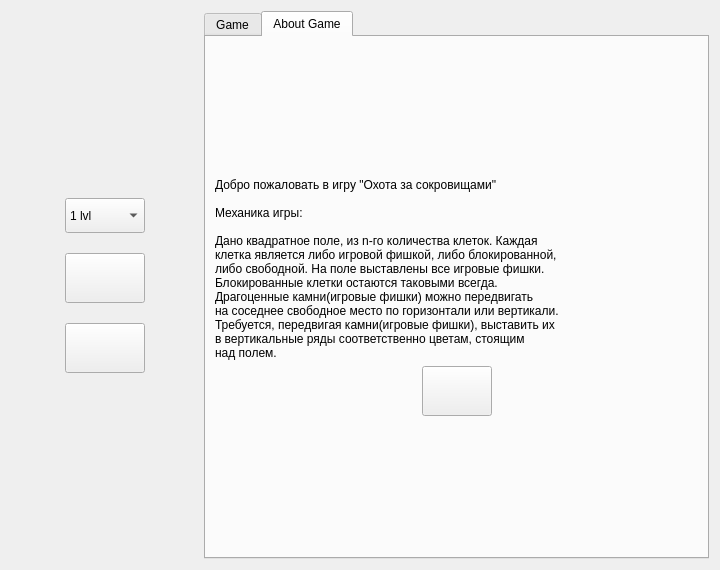
<?xml version="1.0" encoding="UTF-8"?>
<ui version="4.0">
 <class>Widget</class>
 <widget class="QWidget" name="Widget">
  <property name="geometry">
   <rect>
    <x>0</x>
    <y>0</y>
    <width>720</width>
    <height>570</height>
   </rect>
  </property>
  <property name="minimumSize">
   <size>
    <width>680</width>
    <height>550</height>
   </size>
  </property>
  <property name="maximumSize">
   <size>
    <width>720</width>
    <height>570</height>
   </size>
  </property>
  <property name="windowTitle">
   <string>In Search Of Treasure</string>
  </property>
  <property name="styleSheet">
   <string notr="true"/>
  </property>
  <layout class="QHBoxLayout" name="horizontalLayout_2">
   <item>
    <spacer name="horizontalSpacer_2">
     <property name="orientation">
      <enum>Qt::Horizontal</enum>
     </property>
     <property name="sizeHint" stdset="0">
      <size>
       <width>40</width>
       <height>20</height>
      </size>
     </property>
    </spacer>
   </item>
   <item>
    <layout class="QVBoxLayout" name="verticalLayout_2">
     <property name="spacing">
      <number>20</number>
     </property>
     <item>
      <spacer name="verticalSpacer_2">
       <property name="orientation">
        <enum>Qt::Vertical</enum>
       </property>
       <property name="sizeHint" stdset="0">
        <size>
         <width>20</width>
         <height>40</height>
        </size>
       </property>
      </spacer>
     </item>
     <item>
      <widget class="QComboBox" name="comboBox">
       <property name="minimumSize">
        <size>
         <width>80</width>
         <height>35</height>
        </size>
       </property>
       <property name="styleSheet">
        <string notr="true">QComboBox {
           font-size: 18px;
           color: gold;
           background: none;
           background-color: rgb(170, 118, 92);
           border: none;
           border-style: solid;
           border-width: 2px;
           border-radius: 12px;
           border-color: gray;
};</string>
       </property>
       <item>
        <property name="text">
         <string>1 lvl</string>
        </property>
       </item>
       <item>
        <property name="text">
         <string>2 lvl</string>
        </property>
       </item>
       <item>
        <property name="text">
         <string>3 lvl</string>
        </property>
       </item>
       <item>
        <property name="text">
         <string>4 lvl</string>
        </property>
       </item>
       <item>
        <property name="text">
         <string>5 lvl</string>
        </property>
       </item>
       <item>
        <property name="text">
         <string>6 lvl</string>
        </property>
       </item>
       <item>
        <property name="text">
         <string>7 lvl</string>
        </property>
       </item>
       <item>
        <property name="text">
         <string>8 lvl</string>
        </property>
       </item>
      </widget>
     </item>
     <item>
      <widget class="QPushButton" name="button_start_game">
       <property name="sizePolicy">
        <sizepolicy hsizetype="Expanding" vsizetype="Fixed">
         <horstretch>0</horstretch>
         <verstretch>0</verstretch>
        </sizepolicy>
       </property>
       <property name="minimumSize">
        <size>
         <width>0</width>
         <height>50</height>
        </size>
       </property>
       <property name="cursor">
        <cursorShape>PointingHandCursor</cursorShape>
       </property>
       <property name="text">
        <string/>
       </property>
      </widget>
     </item>
     <item>
      <widget class="QPushButton" name="button_about_game">
       <property name="sizePolicy">
        <sizepolicy hsizetype="Expanding" vsizetype="Fixed">
         <horstretch>0</horstretch>
         <verstretch>0</verstretch>
        </sizepolicy>
       </property>
       <property name="minimumSize">
        <size>
         <width>0</width>
         <height>50</height>
        </size>
       </property>
       <property name="cursor">
        <cursorShape>PointingHandCursor</cursorShape>
       </property>
       <property name="text">
        <string/>
       </property>
      </widget>
     </item>
     <item>
      <spacer name="verticalSpacer">
       <property name="orientation">
        <enum>Qt::Vertical</enum>
       </property>
       <property name="sizeHint" stdset="0">
        <size>
         <width>20</width>
         <height>40</height>
        </size>
       </property>
      </spacer>
     </item>
    </layout>
   </item>
   <item>
    <spacer name="horizontalSpacer">
     <property name="orientation">
      <enum>Qt::Horizontal</enum>
     </property>
     <property name="sizeHint" stdset="0">
      <size>
       <width>40</width>
       <height>20</height>
      </size>
     </property>
    </spacer>
   </item>
   <item>
    <widget class="QTabWidget" name="tabWidget">
     <property name="sizePolicy">
      <sizepolicy hsizetype="Fixed" vsizetype="Expanding">
       <horstretch>0</horstretch>
       <verstretch>0</verstretch>
      </sizepolicy>
     </property>
     <property name="minimumSize">
      <size>
       <width>70</width>
       <height>70</height>
      </size>
     </property>
     <property name="styleSheet">
      <string notr="true"/>
     </property>
     <property name="currentIndex">
      <number>1</number>
     </property>
     <widget class="QWidget" name="tab_1">
      <attribute name="title">
       <string>Game</string>
      </attribute>
      <layout class="QVBoxLayout" name="verticalLayout_3">
       <item>
        <spacer name="verticalSpacer_3">
         <property name="orientation">
          <enum>Qt::Vertical</enum>
         </property>
         <property name="sizeHint" stdset="0">
          <size>
           <width>20</width>
           <height>40</height>
          </size>
         </property>
        </spacer>
       </item>
       <item>
        <layout class="QGridLayout" name="gridLayout_2">
         <property name="leftMargin">
          <number>9</number>
         </property>
         <property name="topMargin">
          <number>9</number>
         </property>
         <property name="rightMargin">
          <number>9</number>
         </property>
         <property name="bottomMargin">
          <number>9</number>
         </property>
         <property name="spacing">
          <number>9</number>
         </property>
         <item row="3" column="1">
          <widget class="QPushButton" name="cell_3_1">
           <property name="sizePolicy">
            <sizepolicy hsizetype="Fixed" vsizetype="Fixed">
             <horstretch>0</horstretch>
             <verstretch>0</verstretch>
            </sizepolicy>
           </property>
           <property name="minimumSize">
            <size>
             <width>70</width>
             <height>70</height>
            </size>
           </property>
           <property name="cursor">
            <cursorShape>OpenHandCursor</cursorShape>
           </property>
           <property name="text">
            <string/>
           </property>
          </widget>
         </item>
         <item row="1" column="0">
          <widget class="QPushButton" name="cell_1_0">
           <property name="sizePolicy">
            <sizepolicy hsizetype="Fixed" vsizetype="Fixed">
             <horstretch>0</horstretch>
             <verstretch>0</verstretch>
            </sizepolicy>
           </property>
           <property name="minimumSize">
            <size>
             <width>70</width>
             <height>70</height>
            </size>
           </property>
           <property name="cursor">
            <cursorShape>OpenHandCursor</cursorShape>
           </property>
           <property name="text">
            <string/>
           </property>
          </widget>
         </item>
         <item row="0" column="5">
          <widget class="QPushButton" name="cell_0_5">
           <property name="minimumSize">
            <size>
             <width>70</width>
             <height>70</height>
            </size>
           </property>
           <property name="text">
            <string/>
           </property>
          </widget>
         </item>
         <item row="1" column="3">
          <widget class="QPushButton" name="cell_1_3">
           <property name="sizePolicy">
            <sizepolicy hsizetype="Fixed" vsizetype="Fixed">
             <horstretch>0</horstretch>
             <verstretch>0</verstretch>
            </sizepolicy>
           </property>
           <property name="minimumSize">
            <size>
             <width>70</width>
             <height>70</height>
            </size>
           </property>
           <property name="cursor">
            <cursorShape>OpenHandCursor</cursorShape>
           </property>
           <property name="text">
            <string/>
           </property>
          </widget>
         </item>
         <item row="0" column="4">
          <widget class="QPushButton" name="cell_0_4">
           <property name="sizePolicy">
            <sizepolicy hsizetype="Fixed" vsizetype="Fixed">
             <horstretch>0</horstretch>
             <verstretch>0</verstretch>
            </sizepolicy>
           </property>
           <property name="minimumSize">
            <size>
             <width>70</width>
             <height>70</height>
            </size>
           </property>
           <property name="cursor">
            <cursorShape>OpenHandCursor</cursorShape>
           </property>
           <property name="styleSheet">
            <string notr="true"/>
           </property>
           <property name="text">
            <string/>
           </property>
          </widget>
         </item>
         <item row="0" column="1">
          <widget class="QPushButton" name="cell_0_1">
           <property name="sizePolicy">
            <sizepolicy hsizetype="Fixed" vsizetype="Fixed">
             <horstretch>0</horstretch>
             <verstretch>0</verstretch>
            </sizepolicy>
           </property>
           <property name="minimumSize">
            <size>
             <width>70</width>
             <height>70</height>
            </size>
           </property>
           <property name="cursor">
            <cursorShape>OpenHandCursor</cursorShape>
           </property>
           <property name="text">
            <string/>
           </property>
          </widget>
         </item>
         <item row="4" column="4">
          <widget class="QPushButton" name="cell_4_4">
           <property name="sizePolicy">
            <sizepolicy hsizetype="Fixed" vsizetype="Fixed">
             <horstretch>0</horstretch>
             <verstretch>0</verstretch>
            </sizepolicy>
           </property>
           <property name="minimumSize">
            <size>
             <width>70</width>
             <height>70</height>
            </size>
           </property>
           <property name="cursor">
            <cursorShape>OpenHandCursor</cursorShape>
           </property>
           <property name="text">
            <string/>
           </property>
          </widget>
         </item>
         <item row="1" column="1">
          <widget class="QPushButton" name="cell_1_1">
           <property name="sizePolicy">
            <sizepolicy hsizetype="Fixed" vsizetype="Fixed">
             <horstretch>0</horstretch>
             <verstretch>0</verstretch>
            </sizepolicy>
           </property>
           <property name="minimumSize">
            <size>
             <width>70</width>
             <height>70</height>
            </size>
           </property>
           <property name="cursor">
            <cursorShape>OpenHandCursor</cursorShape>
           </property>
           <property name="text">
            <string/>
           </property>
          </widget>
         </item>
         <item row="1" column="4">
          <widget class="QPushButton" name="cell_1_4">
           <property name="sizePolicy">
            <sizepolicy hsizetype="Fixed" vsizetype="Fixed">
             <horstretch>0</horstretch>
             <verstretch>0</verstretch>
            </sizepolicy>
           </property>
           <property name="minimumSize">
            <size>
             <width>70</width>
             <height>70</height>
            </size>
           </property>
           <property name="cursor">
            <cursorShape>OpenHandCursor</cursorShape>
           </property>
           <property name="text">
            <string/>
           </property>
           <property name="checkable">
            <bool>false</bool>
           </property>
          </widget>
         </item>
         <item row="1" column="5">
          <widget class="QPushButton" name="cell_1_5">
           <property name="minimumSize">
            <size>
             <width>70</width>
             <height>70</height>
            </size>
           </property>
           <property name="text">
            <string/>
           </property>
          </widget>
         </item>
         <item row="2" column="4">
          <widget class="QPushButton" name="cell_2_4">
           <property name="sizePolicy">
            <sizepolicy hsizetype="Fixed" vsizetype="Fixed">
             <horstretch>0</horstretch>
             <verstretch>0</verstretch>
            </sizepolicy>
           </property>
           <property name="minimumSize">
            <size>
             <width>70</width>
             <height>70</height>
            </size>
           </property>
           <property name="cursor">
            <cursorShape>OpenHandCursor</cursorShape>
           </property>
           <property name="text">
            <string/>
           </property>
          </widget>
         </item>
         <item row="2" column="5">
          <widget class="QPushButton" name="cell_2_5">
           <property name="minimumSize">
            <size>
             <width>70</width>
             <height>70</height>
            </size>
           </property>
           <property name="text">
            <string/>
           </property>
          </widget>
         </item>
         <item row="4" column="5">
          <widget class="QPushButton" name="cell_4_5">
           <property name="minimumSize">
            <size>
             <width>70</width>
             <height>70</height>
            </size>
           </property>
           <property name="text">
            <string/>
           </property>
          </widget>
         </item>
         <item row="2" column="1">
          <widget class="QPushButton" name="cell_2_1">
           <property name="sizePolicy">
            <sizepolicy hsizetype="Fixed" vsizetype="Fixed">
             <horstretch>0</horstretch>
             <verstretch>0</verstretch>
            </sizepolicy>
           </property>
           <property name="minimumSize">
            <size>
             <width>70</width>
             <height>70</height>
            </size>
           </property>
           <property name="cursor">
            <cursorShape>OpenHandCursor</cursorShape>
           </property>
           <property name="text">
            <string/>
           </property>
          </widget>
         </item>
         <item row="1" column="2">
          <widget class="QPushButton" name="cell_1_2">
           <property name="sizePolicy">
            <sizepolicy hsizetype="Fixed" vsizetype="Fixed">
             <horstretch>0</horstretch>
             <verstretch>0</verstretch>
            </sizepolicy>
           </property>
           <property name="minimumSize">
            <size>
             <width>70</width>
             <height>70</height>
            </size>
           </property>
           <property name="cursor">
            <cursorShape>OpenHandCursor</cursorShape>
           </property>
           <property name="text">
            <string/>
           </property>
          </widget>
         </item>
         <item row="3" column="0">
          <widget class="QPushButton" name="cell_3_0">
           <property name="sizePolicy">
            <sizepolicy hsizetype="Fixed" vsizetype="Fixed">
             <horstretch>0</horstretch>
             <verstretch>0</verstretch>
            </sizepolicy>
           </property>
           <property name="minimumSize">
            <size>
             <width>70</width>
             <height>70</height>
            </size>
           </property>
           <property name="cursor">
            <cursorShape>OpenHandCursor</cursorShape>
           </property>
           <property name="text">
            <string/>
           </property>
          </widget>
         </item>
         <item row="3" column="3">
          <widget class="QPushButton" name="cell_3_3">
           <property name="sizePolicy">
            <sizepolicy hsizetype="Fixed" vsizetype="Fixed">
             <horstretch>0</horstretch>
             <verstretch>0</verstretch>
            </sizepolicy>
           </property>
           <property name="minimumSize">
            <size>
             <width>70</width>
             <height>70</height>
            </size>
           </property>
           <property name="cursor">
            <cursorShape>OpenHandCursor</cursorShape>
           </property>
           <property name="text">
            <string/>
           </property>
          </widget>
         </item>
         <item row="3" column="2">
          <widget class="QPushButton" name="cell_3_2">
           <property name="sizePolicy">
            <sizepolicy hsizetype="Fixed" vsizetype="Fixed">
             <horstretch>0</horstretch>
             <verstretch>0</verstretch>
            </sizepolicy>
           </property>
           <property name="minimumSize">
            <size>
             <width>70</width>
             <height>70</height>
            </size>
           </property>
           <property name="cursor">
            <cursorShape>OpenHandCursor</cursorShape>
           </property>
           <property name="text">
            <string/>
           </property>
          </widget>
         </item>
         <item row="2" column="3">
          <widget class="QPushButton" name="cell_2_3">
           <property name="sizePolicy">
            <sizepolicy hsizetype="Fixed" vsizetype="Fixed">
             <horstretch>0</horstretch>
             <verstretch>0</verstretch>
            </sizepolicy>
           </property>
           <property name="minimumSize">
            <size>
             <width>70</width>
             <height>70</height>
            </size>
           </property>
           <property name="cursor">
            <cursorShape>OpenHandCursor</cursorShape>
           </property>
           <property name="text">
            <string/>
           </property>
          </widget>
         </item>
         <item row="4" column="0">
          <widget class="QPushButton" name="cell_4_0">
           <property name="sizePolicy">
            <sizepolicy hsizetype="Fixed" vsizetype="Fixed">
             <horstretch>0</horstretch>
             <verstretch>0</verstretch>
            </sizepolicy>
           </property>
           <property name="minimumSize">
            <size>
             <width>70</width>
             <height>70</height>
            </size>
           </property>
           <property name="cursor">
            <cursorShape>OpenHandCursor</cursorShape>
           </property>
           <property name="text">
            <string/>
           </property>
          </widget>
         </item>
         <item row="4" column="1">
          <widget class="QPushButton" name="cell_4_1">
           <property name="sizePolicy">
            <sizepolicy hsizetype="Fixed" vsizetype="Fixed">
             <horstretch>0</horstretch>
             <verstretch>0</verstretch>
            </sizepolicy>
           </property>
           <property name="minimumSize">
            <size>
             <width>70</width>
             <height>70</height>
            </size>
           </property>
           <property name="cursor">
            <cursorShape>OpenHandCursor</cursorShape>
           </property>
           <property name="text">
            <string/>
           </property>
          </widget>
         </item>
         <item row="0" column="3">
          <widget class="QPushButton" name="cell_0_3">
           <property name="sizePolicy">
            <sizepolicy hsizetype="Fixed" vsizetype="Fixed">
             <horstretch>0</horstretch>
             <verstretch>0</verstretch>
            </sizepolicy>
           </property>
           <property name="minimumSize">
            <size>
             <width>70</width>
             <height>70</height>
            </size>
           </property>
           <property name="cursor">
            <cursorShape>OpenHandCursor</cursorShape>
           </property>
           <property name="styleSheet">
            <string notr="true"/>
           </property>
           <property name="text">
            <string/>
           </property>
          </widget>
         </item>
         <item row="2" column="0">
          <widget class="QPushButton" name="cell_2_0">
           <property name="sizePolicy">
            <sizepolicy hsizetype="Fixed" vsizetype="Fixed">
             <horstretch>0</horstretch>
             <verstretch>0</verstretch>
            </sizepolicy>
           </property>
           <property name="minimumSize">
            <size>
             <width>70</width>
             <height>70</height>
            </size>
           </property>
           <property name="cursor">
            <cursorShape>OpenHandCursor</cursorShape>
           </property>
           <property name="text">
            <string/>
           </property>
          </widget>
         </item>
         <item row="3" column="5">
          <widget class="QPushButton" name="cell_3_5">
           <property name="minimumSize">
            <size>
             <width>70</width>
             <height>70</height>
            </size>
           </property>
           <property name="text">
            <string/>
           </property>
          </widget>
         </item>
         <item row="2" column="2">
          <widget class="QPushButton" name="cell_2_2">
           <property name="sizePolicy">
            <sizepolicy hsizetype="Fixed" vsizetype="Fixed">
             <horstretch>0</horstretch>
             <verstretch>0</verstretch>
            </sizepolicy>
           </property>
           <property name="minimumSize">
            <size>
             <width>70</width>
             <height>70</height>
            </size>
           </property>
           <property name="cursor">
            <cursorShape>OpenHandCursor</cursorShape>
           </property>
           <property name="text">
            <string/>
           </property>
          </widget>
         </item>
         <item row="0" column="0">
          <widget class="QPushButton" name="cell_0_0">
           <property name="sizePolicy">
            <sizepolicy hsizetype="Fixed" vsizetype="Fixed">
             <horstretch>0</horstretch>
             <verstretch>0</verstretch>
            </sizepolicy>
           </property>
           <property name="minimumSize">
            <size>
             <width>70</width>
             <height>70</height>
            </size>
           </property>
           <property name="cursor">
            <cursorShape>OpenHandCursor</cursorShape>
           </property>
           <property name="styleSheet">
            <string notr="true"/>
           </property>
           <property name="text">
            <string/>
           </property>
          </widget>
         </item>
         <item row="4" column="3">
          <widget class="QPushButton" name="cell_4_3">
           <property name="sizePolicy">
            <sizepolicy hsizetype="Fixed" vsizetype="Fixed">
             <horstretch>0</horstretch>
             <verstretch>0</verstretch>
            </sizepolicy>
           </property>
           <property name="minimumSize">
            <size>
             <width>70</width>
             <height>70</height>
            </size>
           </property>
           <property name="cursor">
            <cursorShape>OpenHandCursor</cursorShape>
           </property>
           <property name="text">
            <string/>
           </property>
          </widget>
         </item>
         <item row="4" column="2">
          <widget class="QPushButton" name="cell_4_2">
           <property name="sizePolicy">
            <sizepolicy hsizetype="Fixed" vsizetype="Fixed">
             <horstretch>0</horstretch>
             <verstretch>0</verstretch>
            </sizepolicy>
           </property>
           <property name="minimumSize">
            <size>
             <width>70</width>
             <height>70</height>
            </size>
           </property>
           <property name="cursor">
            <cursorShape>OpenHandCursor</cursorShape>
           </property>
           <property name="text">
            <string/>
           </property>
          </widget>
         </item>
         <item row="0" column="2">
          <widget class="QPushButton" name="cell_0_2">
           <property name="sizePolicy">
            <sizepolicy hsizetype="Fixed" vsizetype="Fixed">
             <horstretch>0</horstretch>
             <verstretch>0</verstretch>
            </sizepolicy>
           </property>
           <property name="minimumSize">
            <size>
             <width>70</width>
             <height>70</height>
            </size>
           </property>
           <property name="cursor">
            <cursorShape>OpenHandCursor</cursorShape>
           </property>
           <property name="text">
            <string/>
           </property>
          </widget>
         </item>
         <item row="3" column="4">
          <widget class="QPushButton" name="cell_3_4">
           <property name="sizePolicy">
            <sizepolicy hsizetype="Fixed" vsizetype="Fixed">
             <horstretch>0</horstretch>
             <verstretch>0</verstretch>
            </sizepolicy>
           </property>
           <property name="minimumSize">
            <size>
             <width>70</width>
             <height>70</height>
            </size>
           </property>
           <property name="cursor">
            <cursorShape>OpenHandCursor</cursorShape>
           </property>
           <property name="text">
            <string/>
           </property>
          </widget>
         </item>
         <item row="5" column="0">
          <widget class="QPushButton" name="cell_5_0">
           <property name="minimumSize">
            <size>
             <width>70</width>
             <height>70</height>
            </size>
           </property>
           <property name="text">
            <string/>
           </property>
          </widget>
         </item>
         <item row="5" column="1">
          <widget class="QPushButton" name="cell_5_1">
           <property name="minimumSize">
            <size>
             <width>70</width>
             <height>70</height>
            </size>
           </property>
           <property name="text">
            <string/>
           </property>
          </widget>
         </item>
         <item row="5" column="2">
          <widget class="QPushButton" name="cell_5_2">
           <property name="minimumSize">
            <size>
             <width>70</width>
             <height>70</height>
            </size>
           </property>
           <property name="text">
            <string/>
           </property>
          </widget>
         </item>
         <item row="5" column="3">
          <widget class="QPushButton" name="cell_5_3">
           <property name="minimumSize">
            <size>
             <width>70</width>
             <height>70</height>
            </size>
           </property>
           <property name="text">
            <string/>
           </property>
          </widget>
         </item>
         <item row="5" column="4">
          <widget class="QPushButton" name="cell_5_4">
           <property name="minimumSize">
            <size>
             <width>70</width>
             <height>70</height>
            </size>
           </property>
           <property name="text">
            <string/>
           </property>
          </widget>
         </item>
         <item row="5" column="5">
          <widget class="QPushButton" name="cell_5_5">
           <property name="minimumSize">
            <size>
             <width>70</width>
             <height>70</height>
            </size>
           </property>
           <property name="text">
            <string/>
           </property>
          </widget>
         </item>
        </layout>
       </item>
       <item>
        <spacer name="verticalSpacer_4">
         <property name="orientation">
          <enum>Qt::Vertical</enum>
         </property>
         <property name="sizeHint" stdset="0">
          <size>
           <width>20</width>
           <height>40</height>
          </size>
         </property>
        </spacer>
       </item>
      </layout>
     </widget>
     <widget class="QWidget" name="tab_2">
      <attribute name="title">
       <string>About Game</string>
      </attribute>
      <layout class="QVBoxLayout" name="verticalLayout_5">
       <item>
        <spacer name="verticalSpacer_6">
         <property name="orientation">
          <enum>Qt::Vertical</enum>
         </property>
         <property name="sizeHint" stdset="0">
          <size>
           <width>20</width>
           <height>40</height>
          </size>
         </property>
        </spacer>
       </item>
       <item>
        <widget class="QLabel" name="label">
         <property name="styleSheet">
          <string notr="true"/>
         </property>
         <property name="text">
          <string>Добро пожаловать в игру &quot;Охота за сокровищами&quot;

Механика игры:

Дано квадратное поле, из n-го количества клеток. Каждая
клетка является либо игровой фишкой, либо блокированной,
либо свободной. На поле выставлены все игровые фишки.
Блокированные клетки остаются таковыми всегда.
Драгоценные камни(игровые фишки) можно передвигать
на соседнее свободное место по горизонтали или вертикали.
Требуется, передвигая камни(игровые фишки), выставить их
в вертикальные ряды соответственно цветам, стоящим
над полем.</string>
         </property>
         <property name="alignment">
          <set>Qt::AlignLeading|Qt::AlignLeft|Qt::AlignTop</set>
         </property>
         <property name="margin">
          <number>9</number>
         </property>
        </widget>
       </item>
       <item>
        <layout class="QHBoxLayout" name="horizontalLayout_3">
         <property name="topMargin">
          <number>0</number>
         </property>
         <item>
          <spacer name="horizontalSpacer_5">
           <property name="orientation">
            <enum>Qt::Horizontal</enum>
           </property>
           <property name="sizeHint" stdset="0">
            <size>
             <width>40</width>
             <height>20</height>
            </size>
           </property>
          </spacer>
         </item>
         <item>
          <widget class="QPushButton" name="button_back">
           <property name="minimumSize">
            <size>
             <width>70</width>
             <height>50</height>
            </size>
           </property>
           <property name="maximumSize">
            <size>
             <width>16777215</width>
             <height>16777215</height>
            </size>
           </property>
           <property name="cursor">
            <cursorShape>PointingHandCursor</cursorShape>
           </property>
           <property name="styleSheet">
            <string notr="true"/>
           </property>
           <property name="text">
            <string/>
           </property>
          </widget>
         </item>
         <item>
          <spacer name="horizontalSpacer_6">
           <property name="orientation">
            <enum>Qt::Horizontal</enum>
           </property>
           <property name="sizeHint" stdset="0">
            <size>
             <width>40</width>
             <height>20</height>
            </size>
           </property>
          </spacer>
         </item>
        </layout>
       </item>
       <item>
        <spacer name="verticalSpacer_5">
         <property name="orientation">
          <enum>Qt::Vertical</enum>
         </property>
         <property name="sizeHint" stdset="0">
          <size>
           <width>20</width>
           <height>40</height>
          </size>
         </property>
        </spacer>
       </item>
      </layout>
     </widget>
    </widget>
   </item>
  </layout>
 </widget>
 <resources/>
 <connections/>
</ui>
